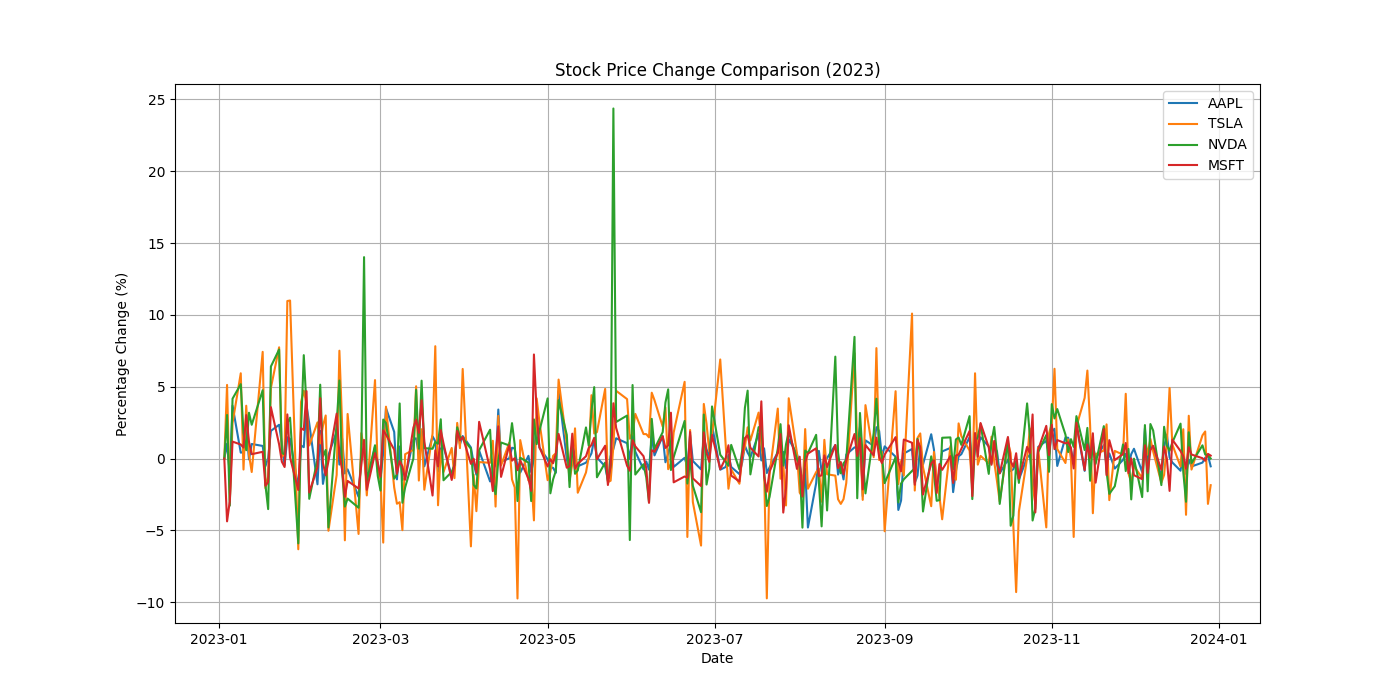

Here is the Python script that generated this plot:
# filename: stock_price_change.py
import yfinance as yf
import matplotlib.pyplot as plt
import pandas as pd

# Define the stock symbols and the period
stocks = ['AAPL', 'TSLA', 'NVDA', 'MSFT']
start_date = '2023-01-01'
end_date = '2023-12-31'

# Download the stock data
data = yf.download(stocks, start=start_date, end=end_date)

# Print the columns to check the structure (this should be commented out or removed for production)
print(data.columns)

# Access the 'Close' data from the MultiIndex for each stock
data_close = data['Close']

# Calculate the percentage change
percentage_change = data_close.pct_change().fillna(0) * 100

# Plotting
plt.figure(figsize=(14, 7))
for stock in stocks:
    plt.plot(percentage_change.index, percentage_change[stock], label=stock)

plt.title('Stock Price Change Comparison (2023)')
plt.xlabel('Date')
plt.ylabel('Percentage Change (%)')
plt.legend()
plt.grid()
plt.savefig('stock_price_change.png')
plt.close()
